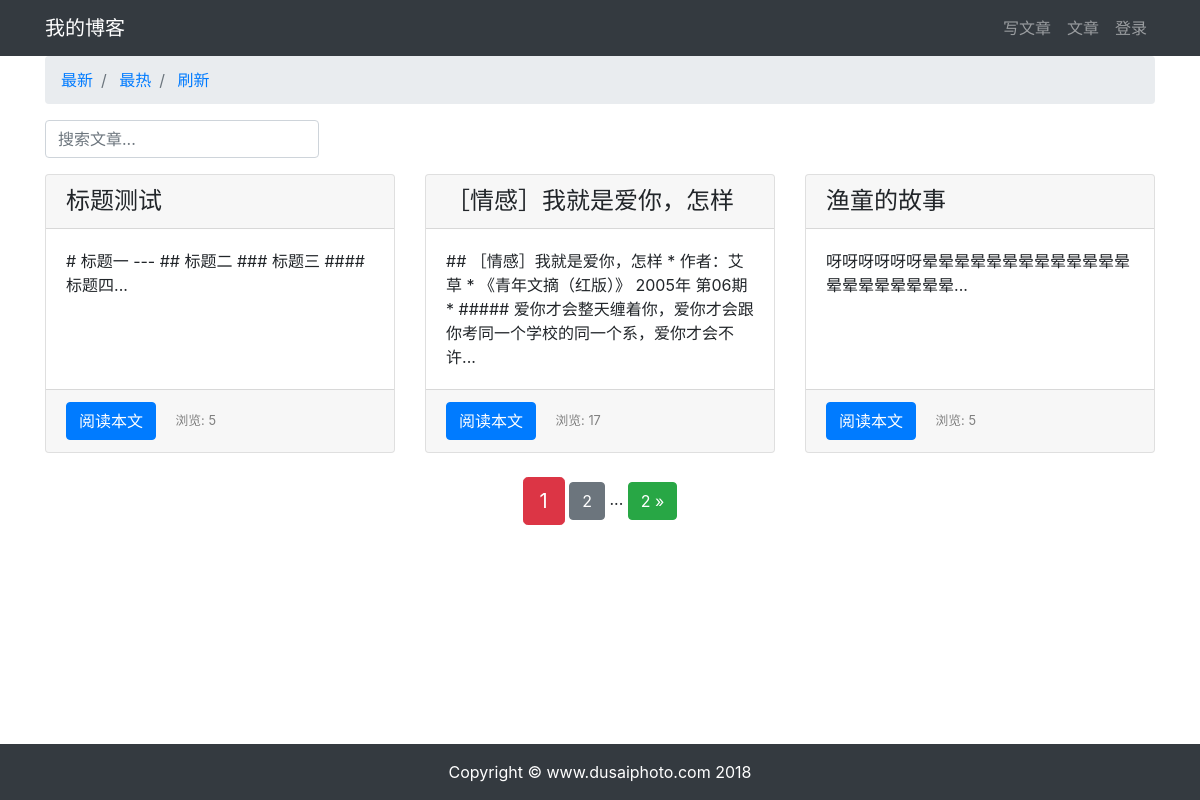
Before: /article/article-list/ with the older database file.
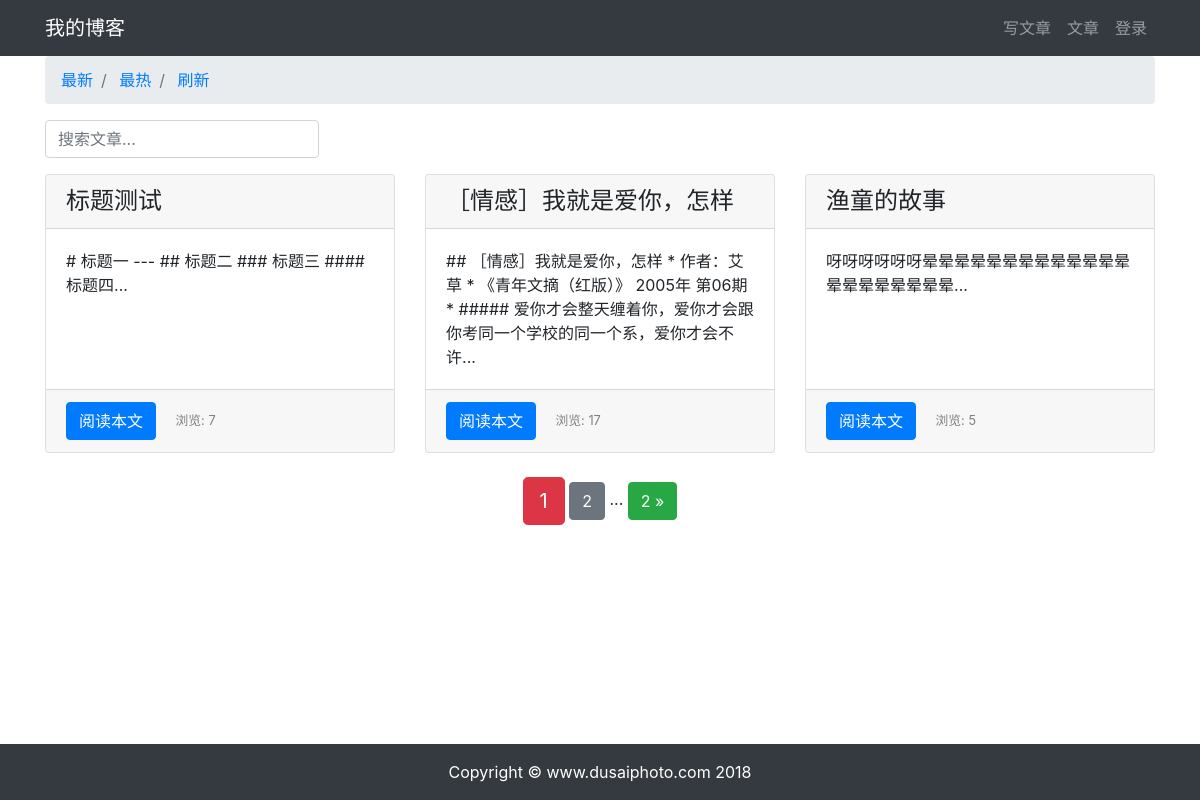
After: the same page with the newer database file.
### article/models.py (models this page shows, shortened)
class ArticlePost(models.Model):
    author = models.ForeignKey(User, on_delete=models.CASCADE)
    title = models.CharField(max_length=100)
    body = models.TextField()
    created = models.DateTimeField(default=timezone.now)
    updated = models.DateTimeField(auto_now=True)
    total_views = models.PositiveIntegerField(default=0)
    class Meta:
        ordering = ('-created',)

### article/views.py (the view)
# urls.py: path('article-list/', views.article_list, name='article_list'),
def article_list(request):
    search = request.GET.get('search')
    order = request.GET.get('order')
    if search:
        if order == 'total_views':
            article_list = ArticlePost.objects.filter(
                Q(title__icontains=search) |
                Q(body__icontains=search)
            ).order_by('-total_views')
        else:
            article_list = ArticlePost.objects.filter(
                Q(title__icontains=search) |
                Q(body__icontains=search)
            )
    else:
        search = ''
        if order == 'total_views':
            article_list = ArticlePost.objects.all().order_by('-total_views')
        else:
            article_list = ArticlePost.objects.all()
    paginator = Paginator(article_list, 3)
    page = request.GET.get('page')
    articles = paginator.get_page(page)
    context = {'articles': articles, 'order': order, 'search': search}
    return render(request, 'article/list.html', context)

### templates/article/list.html (shortened to what this page needs)
{% extends "base.html" %}
{% load staticfiles %}
{% block content %}
<div class="container">
    <nav aria-label="breadcrumb">
        <ol class="breadcrumb">
            <li class="breadcrumb-item">
                <a href="{% url 'article:article_list' %}?search={{ search }}">
                    最新
                </a>
            </li>
            <li class="breadcrumb-item">
                <a href="{% url 'article:article_list' %}?order=total_views&search={{ search }}">
                    最热
                </a>
            </li>
            <li class="breadcrumb-item">
                <a href="{% url 'article:article_list' %}">
                    刷新
                </a>
            </li>
        </ol>
    </nav>
    <div class="row">
        <div class="col-auto mr-auto">
            <form class="form-inline" >
                <input type="text"
                    class="form-control mb-2 mr-sm-2"
                    name="search"
                    placeholder="搜索文章..."
                    required
                >
            </form>
        </div>
    </div>
    <div class="row mt-2">
        {% for article in articles %}
        <div class="col-4 mb-4">
            <div class="card h-100">
                <h4 class="card-header">{{ article.title }}</h4>
                <div class="card-body">
                    <p class="card-text">{{ article.body|slice:'100' }}...</p>
                </div>
                <div class="card-footer">
                    <a href="{% url 'article:article_detail' article.id %}" class="btn btn-primary">阅读本文</a>
                    <span>
                        <small class="col align-self-end" style="color: gray;">
                            浏览: {{ article.total_views }}
                        </small>
                    </span>
                </div>
            </div>
        </div>
        {% endfor %}
    </div>
</div>
<div class="pagination row">
    <div class="m-auto">
        <span class="step-links">
            <span class="current btn btn-danger btn-lg">
                {{ articles.number }}
            </span>
            {% if articles.has_next %}
                <a href="?page={{ articles.next_page_number }}&order={{ order }}&search={{ search }}"
                    class="btn btn-secondary">{{ articles.next_page_number }}</a>
                <span>...</span>
                <a href="?page={{ articles.paginator.num_pages }}&order={{ order }}&search={{ search }}"
                class="btn btn-success">{{ articles.paginator.num_pages }} &raquo;</a>
            {% endif %}
        </span>
    </div>
</div>
{% endblock content %}

Changed rows visible on the page:
changed ArticlePost "标题测试": total_views "5" → "7"
